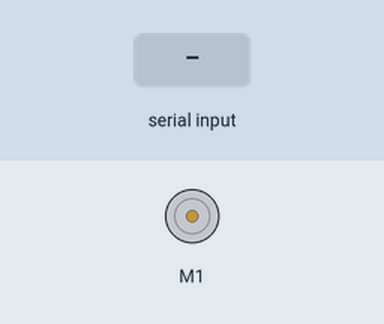
The sketch below on a simulated Arduino Uno, built with avr-gcc and run on an emulated ATmega328P. Parts: DC motor (green arrow = forward, orange = backward, longer = faster). The test bench sets the inputs (shaded band).

Above: at 1.2 s.
1.3 s: "F" received over Serial
At 2.1 s:
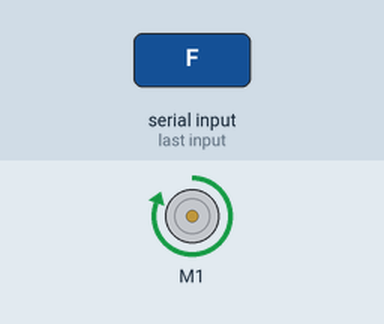
2.8 s: "B" received over Serial
At 3.2 s:
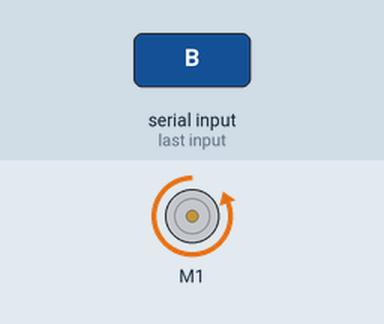
4.3 s: "N" received over Serial
At 5.5 s:
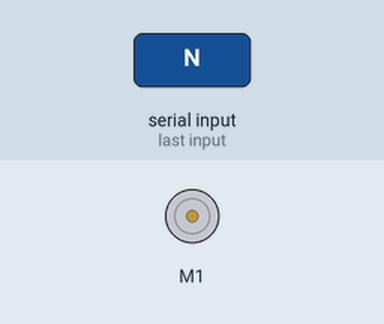
Timing chart, 0 to 7.3 s (numbered marks = the images above; inputs shaded):
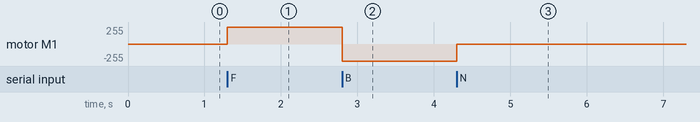

Measured:
- after the input at 1.3 s, motor M1: stopped → forward 255/255 at once
- after the input at 2.8 s, motor M1: forward 255/255 → backward 255/255 at once
- after the input at 4.3 s, motor M1: backward 255/255 → stopped at once

The sketch:

arduino.ino
```cpp
#include <AFMotor.h>
//This simple script needs to be uploaded to the arduino for the program to work


AF_DCMotor motor(1, MOTOR12_64KHZ);
int incomingByte;
void setup() {
  Serial.begin(9600);
  motor.setSpeed(255);
}

void loop() {
  if (Serial.available() > 0) {
    incomingByte = Serial.read();
    if (incomingByte == 'F') {
      motor.run(FORWARD);
    }
    if (incomingByte == 'N') {
      motor.run(RELEASE);
    }
    if (incomingByte == 'B') {
       motor.run(BACKWARD);
    }
  }
}
```
